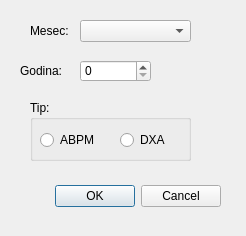
<?xml version="1.0" encoding="UTF-8"?>
<ui version="4.0">
 <class>newReportDialog</class>
 <widget class="QDialog" name="newReportDialog">
  <property name="geometry">
   <rect>
    <x>0</x>
    <y>0</y>
    <width>246</width>
    <height>236</height>
   </rect>
  </property>
  <property name="windowTitle">
   <string>Novi Izvestaj</string>
  </property>
  <widget class="QDialogButtonBox" name="buttonBox">
   <property name="geometry">
    <rect>
     <x>-120</x>
     <y>180</y>
     <width>341</width>
     <height>32</height>
    </rect>
   </property>
   <property name="orientation">
    <enum>Qt::Horizontal</enum>
   </property>
   <property name="standardButtons">
    <set>QDialogButtonBox::Cancel|QDialogButtonBox::Ok</set>
   </property>
  </widget>
  <widget class="QLabel" name="labelMonth">
   <property name="geometry">
    <rect>
     <x>30</x>
     <y>20</y>
     <width>55</width>
     <height>21</height>
    </rect>
   </property>
   <property name="text">
    <string>Mesec:</string>
   </property>
  </widget>
  <widget class="QComboBox" name="comboMonthInput">
   <property name="geometry">
    <rect>
     <x>80</x>
     <y>20</y>
     <width>111</width>
     <height>22</height>
    </rect>
   </property>
  </widget>
  <widget class="QLabel" name="labelYearI">
   <property name="geometry">
    <rect>
     <x>20</x>
     <y>60</y>
     <width>55</width>
     <height>21</height>
    </rect>
   </property>
   <property name="text">
    <string>Godina:</string>
   </property>
  </widget>
  <widget class="QSpinBox" name="yearInput">
   <property name="geometry">
    <rect>
     <x>80</x>
     <y>60</y>
     <width>71</width>
     <height>22</height>
    </rect>
   </property>
  </widget>
  <widget class="QGroupBox" name="groupBox">
   <property name="geometry">
    <rect>
     <x>30</x>
     <y>100</y>
     <width>161</width>
     <height>61</height>
    </rect>
   </property>
   <property name="title">
    <string>Tip:</string>
   </property>
   <widget class="QRadioButton" name="radioBtnDXA">
    <property name="geometry">
     <rect>
      <x>90</x>
      <y>30</y>
      <width>121</width>
      <height>20</height>
     </rect>
    </property>
    <property name="text">
     <string>DXA</string>
    </property>
   </widget>
   <widget class="QRadioButton" name="radioBtnABPM">
    <property name="enabled">
     <bool>true</bool>
    </property>
    <property name="geometry">
     <rect>
      <x>10</x>
      <y>30</y>
      <width>95</width>
      <height>20</height>
     </rect>
    </property>
    <property name="text">
     <string>ABPM</string>
    </property>
   </widget>
  </widget>
 </widget>
 <resources/>
 <connections>
  <connection>
   <sender>buttonBox</sender>
   <signal>accepted()</signal>
   <receiver>newReportDialog</receiver>
   <slot>accept()</slot>
   <hints>
    <hint type="sourcelabel">
     <x>248</x>
     <y>254</y>
    </hint>
    <hint type="destinationlabel">
     <x>157</x>
     <y>274</y>
    </hint>
   </hints>
  </connection>
  <connection>
   <sender>buttonBox</sender>
   <signal>rejected()</signal>
   <receiver>newReportDialog</receiver>
   <slot>reject()</slot>
   <hints>
    <hint type="sourcelabel">
     <x>316</x>
     <y>260</y>
    </hint>
    <hint type="destinationlabel">
     <x>286</x>
     <y>274</y>
    </hint>
   </hints>
  </connection>
 </connections>
</ui>
